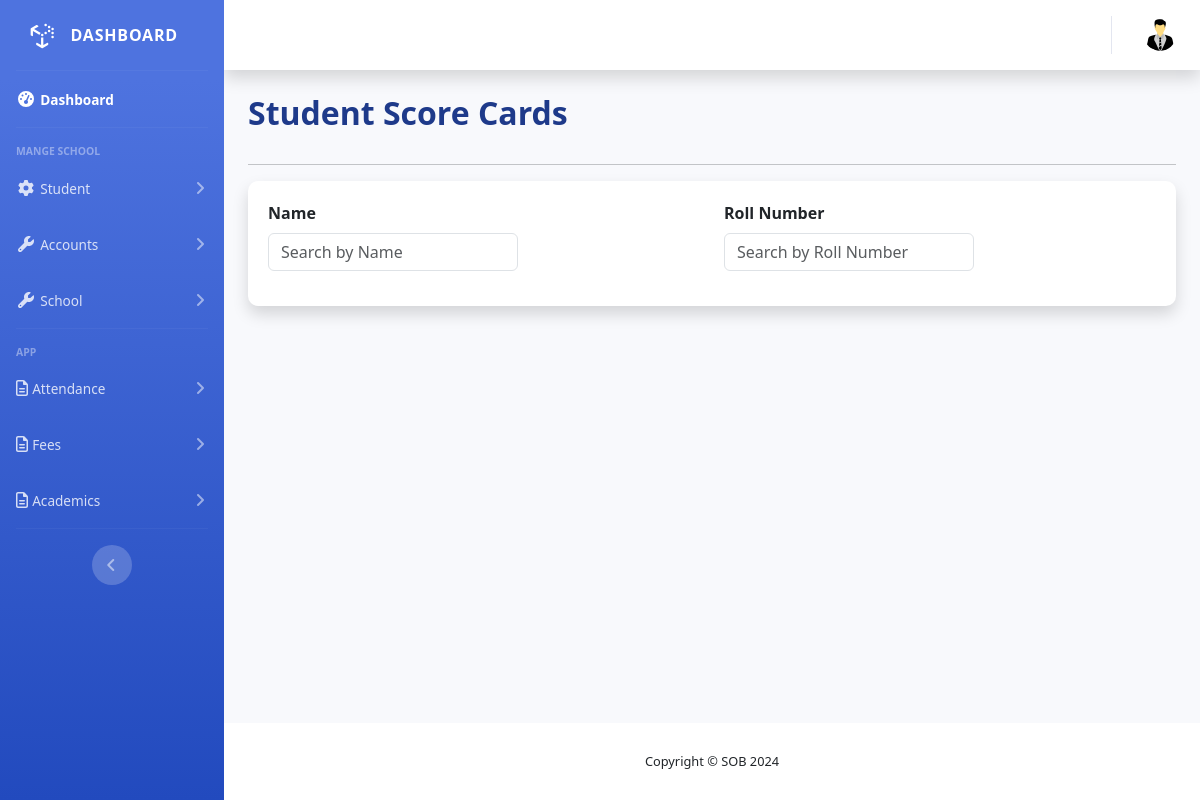
Page /academic/scorecard-student-list on the earlier database version.
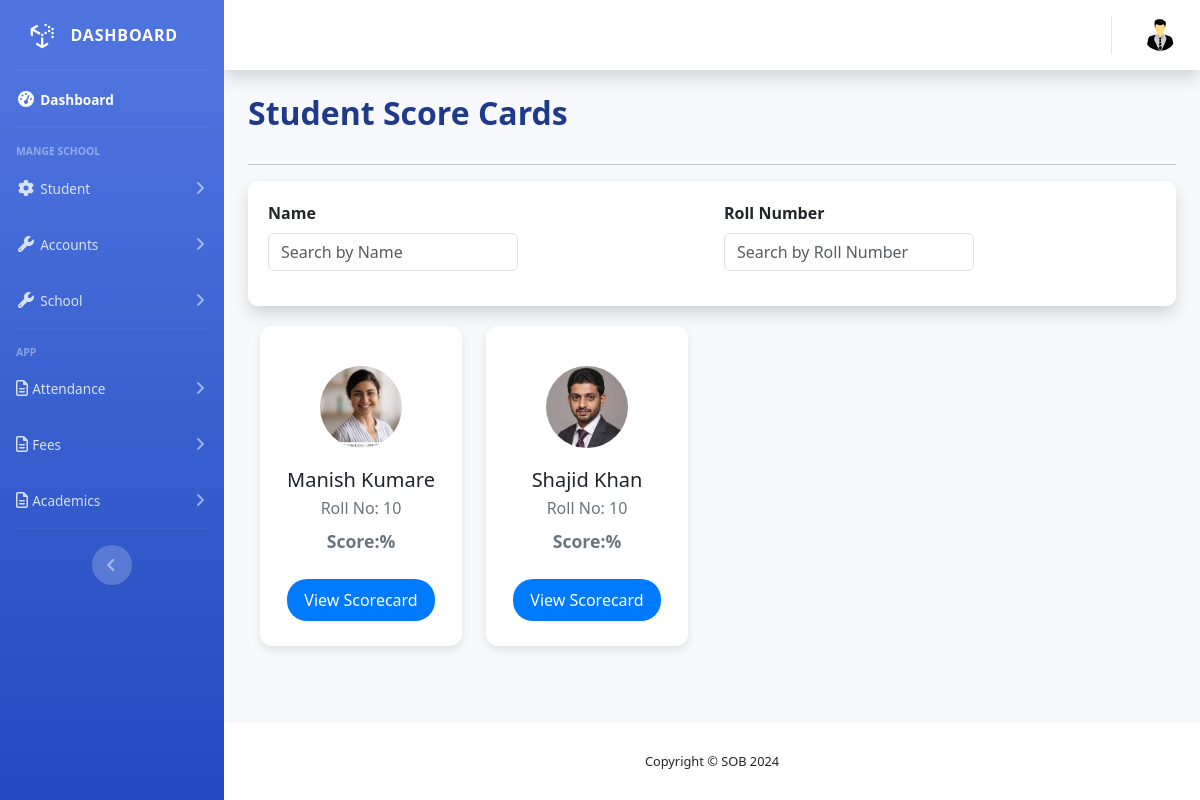
Same page on the later database version.
### student/models.py (models this page shows, shortened)
class Enrollment(models.Model):
    student = models.ForeignKey(Student, on_delete=models.CASCADE, related_name='enrollments')
    academic_year = models.ForeignKey(AcademicYear, on_delete=models.CASCADE, related_name='enrollments')
    standard = models.ForeignKey(Class, on_delete=models.CASCADE, related_name='enrollments')
    enrollment_date = models.DateField(auto_now_add=True)
    cancel_enroll = models.BooleanField(default=False)
    class Meta:
        unique_together = ('student','academic_year')

class Student(models.Model):
    user = models.OneToOneField(User, on_delete=models.CASCADE, related_name='student', null=True, blank=True)
    first_name = models.CharField(max_length=100)
    last_name = models.CharField(max_length=100)
    date_of_birth = models.DateField()
    gender = models.CharField(max_length=10, choices=[('male', 'Male'), ('female', 'Female')])
    adhar_number = models.CharField(
        max_length=12,  # Ensures the field allows a maximum of 12 characters
        validators=[RegexValidator(r'^\d{12}$', message="Aadhar number must be exactly 12 digits.")],
        unique=True,  # Enforces uniqueness in the database
        verbose_name="Aadhar Number"
    )
    religion = models.CharField(max_length=50, choices=RELIGION_CHOICES)
    photo = models.ImageField(upload_to='student_photos/', blank=True, null=True, verbose_name="Student Photo", help_text="Upload a valid image file (JPG, PNG, etc.) not exceeding 500 KB.", height_field=None, width_field=None)
    profile_creation_date = models.DateField(auto_now_add=True)
    last_school_name = models.CharField(max_length=255)
    last_class_attended = models.CharField(max_length=100)
    examination_board = models.CharField(max_length=100)
    percentage_or_grade = models.CharField(max_length=50)  # Can store percentage or grade
    leaving_certificate_date = models.DateField(null=True, blank=True)
    leaving_certificate_number = models.CharField(max_length=100)
    nationality = models.CharField(max_length=10, choices=[('in', 'India'), ('o', 'Other')])
    residential_address = models.TextField(max_length=70)
    residential_city = models.CharField(max_length=100)
    residential_state = models.CharField(max_length=100 , choices=INDIAN_STATES)
    residential_pin_code = models.CharField(max_length=6, validators=[RegexValidator(r'^\d{6}$')])
    permanent_address = models.TextField(max_length=70)
    permanent_city = models.CharField(max_length=100)
    permanent_state = models.CharField(max_length=100, choices=INDIAN_STATES)
    permanent_pin_code = models.CharField(max_length=6, validators=[RegexValidator(r'^\d{6}$')])
    local_guardian_name = models.CharField(max_length=100, null=True, blank=True)
    local_guardian_mobile = models.CharField(max_length=15, null=True, blank=True)
    local_guardian_address = models.TextField(null=True, blank=True)
    local_guardian_health_problem = models.TextField(null=True, blank=True)
    relation_to_guardian = models.CharField(max_length=50, blank=True, null=True, help_text="Relation to the guardian, e.g. Uncle, Aunt")
    father_name = models.CharField(max_length=100)
    father_age = models.IntegerField(null=True, blank=True)
    father_education = models.CharField(max_length=100, null=True, blank=True)
    father_occupation = models.CharField(max_length=100, null=True, blank=True)
    father_organisation = models.CharField(max_length=100, null=True, blank=True)
    father_designation = models.CharField(max_length=100,null=True, blank=True)
    father_languages_known = models.CharField(max_length=200, null=True, blank=True)
    father_mobile_number = models.CharField(max_length=10)
    father_email = models.EmailField(null=True, blank=True)
    father_phone = models.CharField(max_length=20, null=True, blank=True)
    father_annual_income = models.DecimalField(max_digits=12, decimal_places=2,null=True, blank=True)
    mother_name = models.CharField(max_length=100)
    mother_age = models.IntegerField(null=True, blank=True)
    mother_education = models.CharField(max_length=100,null=True, blank=True)
    mother_occupation = models.CharField(max_length=100,null=True, blank=True)
    mother_organisation = models.CharField(max_length=100,null=True, blank=True)
    mother_designation = models.CharField(max_length=100,null=True, blank=True)
    mother_languages_known = models.CharField(max_length=200, null=True, blank=True)
    mother_mobile_number = models.CharField(max_length=10)
    mother_email = models.EmailField(null=True, blank=True)
    mother_phone = models.CharField(max_length=20,null=True, blank=True)
    mother_annual_income = models.DecimalField(max_digits=12, decimal_places=2,null=True, blank=True)

### academics/views.py (the view)
# urls.py: path('scorecard-student-list', ScoreCardStudentListView.as_view(), name='academic-scorecard-students-list'),
class ScoreCardStudentListView(ListView):
    model = Enrollment
    template_name = 'academics/academic_score_card_students.html'  # Template to render the list of students
    context_object_name = 'students'  # Name of the list as a template variable
    def get_context_data(self, **kwargs):
        context = super().get_context_data(**kwargs)
        return context

### academics/templates/academics/academic_score_card_students.html (shortened to what this page needs)
{% extends "base.html" %}
{% load static %}
{% load arithmetic %}
{% block main %}
<div class="container">
    <div class="d-flex justify-content-between align-items-center mb-4">
        <h2 class="fw-bold text-start" style="color:#1E3A8A;">Student Score Cards</h2>
    </div>
    <hr>
    <div class="filter-container shadow">
        <form class="filter-form row">
            <div class="col-md-6">
                <label for="nameFilter" class="filter-label">Name</label>
                <input type="text" class="form-control" id="nameFilter" placeholder="Search by Name">
            </div>
            <div class="col-md-6">
                <label for="rollFilter" class="filter-label">Roll Number</label>
                <input type="text" class="form-control" id="rollFilter" placeholder="Search by Roll Number">
            </div>
        </form>
    </div>
    <div class="container">
        <div class="row" id="studentList">
            <div class="row">
                {% for student in students %}
                <div class="col-md-3 col-sm-6 student-card"
                    data-name="{{ student.student.first_name|lower }} {{ student.student.last_name|lower }}"
                    data-roll="{{ student.student.roll_number }}">
                    <div class="card p-3">
                      <img src="{% if student.student.photo %}{{student.student.photo.url}}{% else %}{% static "core/img/profile.png" %}{% endif %}" alt="Student" class="student-img mx-auto">
                      <h5 class="mt-3 mb-1">{{student.student.first_name|capfirst}} {{student.student.last_name|capfirst}}</h5>
                      <p class="text-secondary mb-2">Roll No: 10</p>
                      <div class="score-details">
                        <span>Score:%</span>
                      </div>
                      <a href="{% url "academic-score-card" student.id %}">
                        <button class="btn btn-score mt-4">View Scorecard</button>
                      </a>
                    </div>
                  </div>
                {% endfor %}
            </div>
        </div>
    </div>
</div>
{% endblock main %}

### templates/base.html (shortened to what this page needs)
{% load static %}
<!DOCTYPE html>
<html lang="en">
<head>
    <link href="{% static "school/vendor/fontawesome/css/all.css" %}" rel="stylesheet" type="text/css">
    <link href="{% static "school/css/school.css" %}" rel="stylesheet">
    <link rel="stylesheet" href="https://cdnjs.cloudflare.com/ajax/libs/twitter-bootstrap/5.3.0/css/bootstrap.min.css">
</head>
<body id="page-top">
    <div id="wrapper">
        {% include "sidebar.html" %}
        <div id="content-wrapper" class="d-flex flex-column">
            <div id="content">
                <nav class="navbar navbar-expand navbar-light bg-white topbar mb-4 static-top shadow  px-3">
                    <ul class="navbar-nav ml-auto">
                        <li class="nav-item dropdown no-arrow">
                            <a class="nav-link dropdown-toggle" href="#" id="userDropdown" role="button"
                                data-toggle="dropdown" aria-haspopup="true" aria-expanded="false">
                                <img class="img-profile rounded-circle"
                                    src="{% if request.user.userprofile.photo %}{{request.user.userprofile.photo.url}}{% else %}{% static "core/img/user-icon.png" %}{% endif %}">
                            </a>
                        </li>
                    </ul>
                </nav>
                <div class="container-fluid">
                    {% block main %}
                    {% endblock main %}
                </div>
            </div>
            <footer class="sticky-footer bg-white">
                <div class="container my-auto">
                    <div class="copyright text-center my-auto">
                        <span>Copyright &copy; SOB 2024</span>
                    </div>
                </div>
            </footer>
        </div>
    </div>
</body>
</html>

### templates/sidebar.html (shortened to what this page needs)
<ul class="navbar-nav bg-gradient-primary sidebar sidebar-dark accordion" id="accordionSidebar">
    <a class="sidebar-brand d-flex align-items-center justify-content-center">
        <div class="sidebar-brand-icon fs-3">
            <i class="fa-brands fa-uncharted"></i>
        </div>
        <div class="sidebar-brand-text mx-3">{% if request.user.is_staff %}SOB ADMIN {% else %}Dashboard{% endif %}</div>
    </a>
    <hr class="sidebar-divider my-0">
    <li class="nav-item active">
        <a class="nav-link" href="{% url "dashboard" %}">
            <i class="fas fa-fw fa-tachometer-alt"></i>
            <span>Dashboard</span></a>
    </li>
    <hr class="sidebar-divider">
    <div class="sidebar-heading">
        Mange School
    </div>
   <li class="nav-item">
    <a class="nav-link collapsed" href="#" data-toggle="collapse" data-target="#collapseTwo"
        aria-expanded="true" aria-controls="collapseTwo">
        <i class="fas fa-fw fa-cog"></i>
        <span>Student</span>
    </a>
    </li>
    <li class="nav-item">
        <a class="nav-link collapsed" href="#" data-toggle="collapse" data-target="#collapseAccounts"
            aria-expanded="true" aria-controls="collapseAccounts">
            <i class="fas fa-fw fa-wrench"></i>
            <span>Accounts</span>
        </a>
    </li>
    <li class="nav-item">
        <a class="nav-link collapsed" href="#" data-toggle="collapse" data-target="#collapseUtilities"
            aria-expanded="true" aria-controls="collapseUtilities">
            <i class="fas fa-fw fa-wrench"></i>
            <span>School</span>
        </a>
    </li>
    <hr class="sidebar-divider">
    <div class="sidebar-heading">
        App
    </div>
    <li class="nav-item">
        <a class="nav-link collapsed" href="#" data-toggle="collapse" data-target="#collapseAttendance"
            aria-expanded="true" aria-controls="collapseAttendance">
            <i class="fa-regular fa-file-lines"></i>
            <span>Attendance</span>
        </a>
    </li>
    <li class="nav-item">
        <a class="nav-link collapsed" href="#" data-toggle="collapse" data-target="#collapseFees"
            aria-expanded="true" aria-controls="collapseFees">
            <i class="fa-regular fa-file-lines"></i>
            <span>Fees</span>
        </a>
    </li>
        <li class="nav-item">
            <a class="nav-link collapsed" href="#" data-toggle="collapse" data-target="#collapseAcademics"
                aria-expanded="true" aria-controls="collapseAcademics">
                <i class="fa-regular fa-file-lines"></i>
                <span>Academics</span>
            </a>
        </li>
    <hr class="sidebar-divider d-none d-md-block">
    <div class="text-center d-none d-md-inline">
        <button class="rounded-circle border-0" id="sidebarToggle"></button>
    </div>
</ul>

### academics/templates/academics/academic_score_card_students.html (style rules this page uses)
body { background-color: #f5f5f5; }
.card { border: none; border-radius: 10px; box-shadow: 0 4px 8px rgba(0, 0, 0, 0.1); text-align: center; height: 300px; }
.student-img { width: 90px; height: 90px; border-radius: 50%; object-fit: cover; border: 4px solid #fff; margin-top: 20px; }
.filter-container { background-color: #ffffff; border-radius: 10px; padding: 20px; box-shadow: 0 4px 8px rgba(0, 0, 0, 0.1); margin-bottom: 20px; }
.filter-label { font-weight: bold; margin-right: 10px; }
.filter-form select, .filter-form input { width: 100%; max-width: 250px; margin-bottom: 15px; }
body { background-color: #f8f9fa; }
.card { text-align: center; border: none; border-radius: 12px; box-shadow: 0 4px 8px rgba(0, 0, 0, 0.1); transition: transform 0.3s ease-in-out; height: 320px; }
.student-img { width: 90px; height: 90px; border-radius: 50%; object-fit: cover; border: 4px solid #fff; background-color: #fff; }
.score-details span { font-weight: bold; color: #6c757d; font-size: 1.1rem; }
.btn-score { background-color: #007bff; color: white; border-radius: 20px; padding: 8px 16px; font-size: 1rem; transition: all 0.3s; }

Differences in the rows shown:
added Enrollment: student.photo (picture), student.first_name "Manish", student.last_name "Kumare"
added Enrollment: student.photo (picture), student.first_name "Shajid", student.last_name "Khan"
